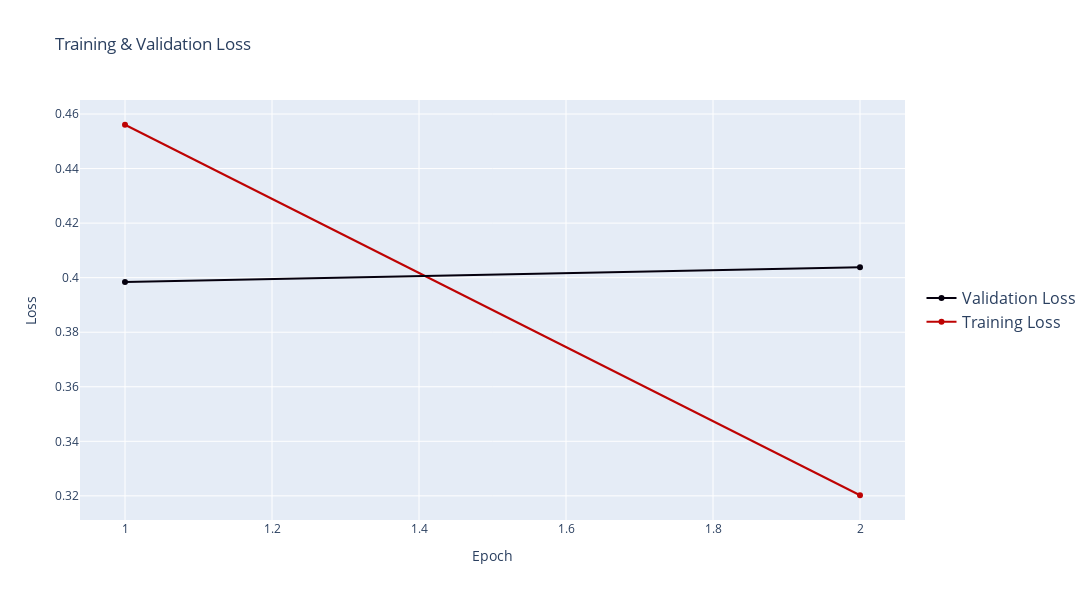

Source (notebook cell):
### Markdown cell above
Notice that, while the the **training loss** is going **down** with each epoch, the **validation loss** is **increasing**! This suggests that we are training our model too long, and it's **overfitting** on the training data.

**Validation Loss** is a **more precise** measure than accuracy, because with accuracy we don't care about the exact output value, but just which side of a threshold it falls on.

If we are predicting the correct answer, but with less confidence, then **validation loss** will catch this, while accuracy will **not**.

### Code cell
fig = go.Figure()

fig.add_trace(go.Scatter(x = df_stats.index,
                         y = df_stats["Training Loss"],
                         mode = 'lines+markers',
                         name = "Training Loss",
                         line = dict(color="#BE0303", width=2)))
    
fig.add_trace(go.Scatter(x = df_stats.index,
                         y = df_stats["Valid. Loss"],
                         mode = 'lines+markers',
                         name = "Validation Loss",
                         line = dict(color="#05000E", width=2)))


fig.update_layout(
    legend=dict(y=0.5, traceorder='reversed', font_size=16),
    title_text='Training & Validation Loss',
    xaxis_title='Epoch',
    yaxis_title='Loss',
    width=1400,
    height=600)

fig.show()

### Figure 1 — Plotly figure (JSON) as saved in the notebook; plotly's stock layout.template omitted (floating-point values rounded to 4 significant figures)
{"data": [{"line": {"color": "#BE0303", "width": 2}, "mode": "lines+markers", "name": "Training Loss", "type": "scatter", "x": [1, 2], "y": [0.4561, 0.3202]}, {"line": {"color": "#05000E", "width": 2}, "mode": "lines+markers", "name": "Validation Loss", "type": "scatter", "x": [1, 2], "y": [0.3984, 0.4038]}], "layout": {"height": 600, "legend": {"font": {"size": 16}, "traceorder": "reversed", "y": 0.5}, "title": {"text": "Training & Validation Loss"}, "width": 1400, "xaxis": {"title": {"text": "Epoch"}}, "yaxis": {"title": {"text": "Loss"}}}}
